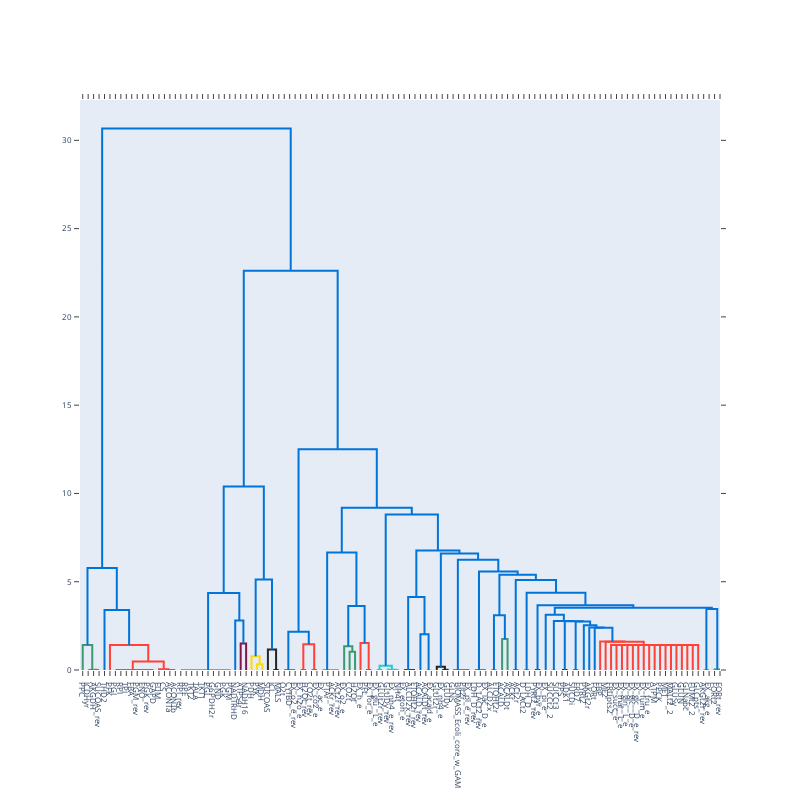
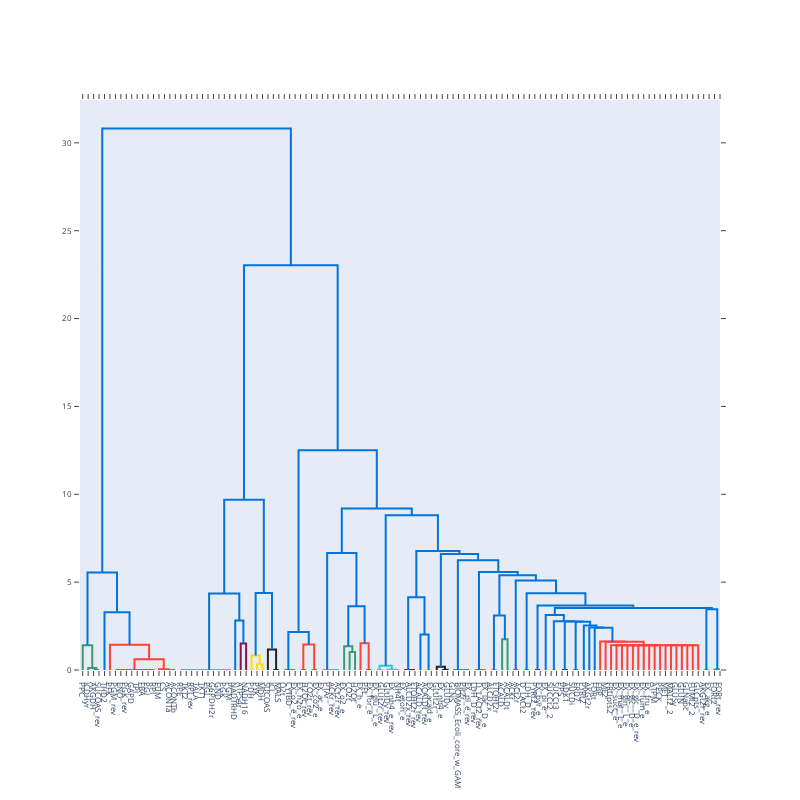

Here is the notebook cell these charts were saved with, in order:
### Markdown cell above
# Perform clustering of the correlation matrix

### Code cell
from dingo.utils import cluster_corr_reactions
from dingo.illustrations import plot_dendrogram


dissimilarity_matrix, labels, clusters = cluster_corr_reactions(linear_correlation_matrix_1, 
                                                                reactions=extended_reactions_conditions_1, 
                                                                linkage="ward", 
                                                                t = 4.0, 
                                                                correction=False)

print(clusters)
plot_dendrogram(dissimilarity_matrix, extended_reactions_conditions_1, plot_labels = True, t = 2, linkage = "ward")


### See if with the mixed matrix I get better cluster


dissimilarity_matrix_mixed, labels_mixed, clusters_mixed = cluster_corr_reactions(mixed_correlation_matrix_1, 
                                                                reactions=extended_reactions_conditions_1, 
                                                                linkage="ward", 
                                                                t = 4.0, 
                                                                correction=False)

print(clusters_mixed)
plot_dendrogram(dissimilarity_matrix_mixed, extended_reactions_conditions_1, plot_labels = True, t = 2, linkage = "ward")
